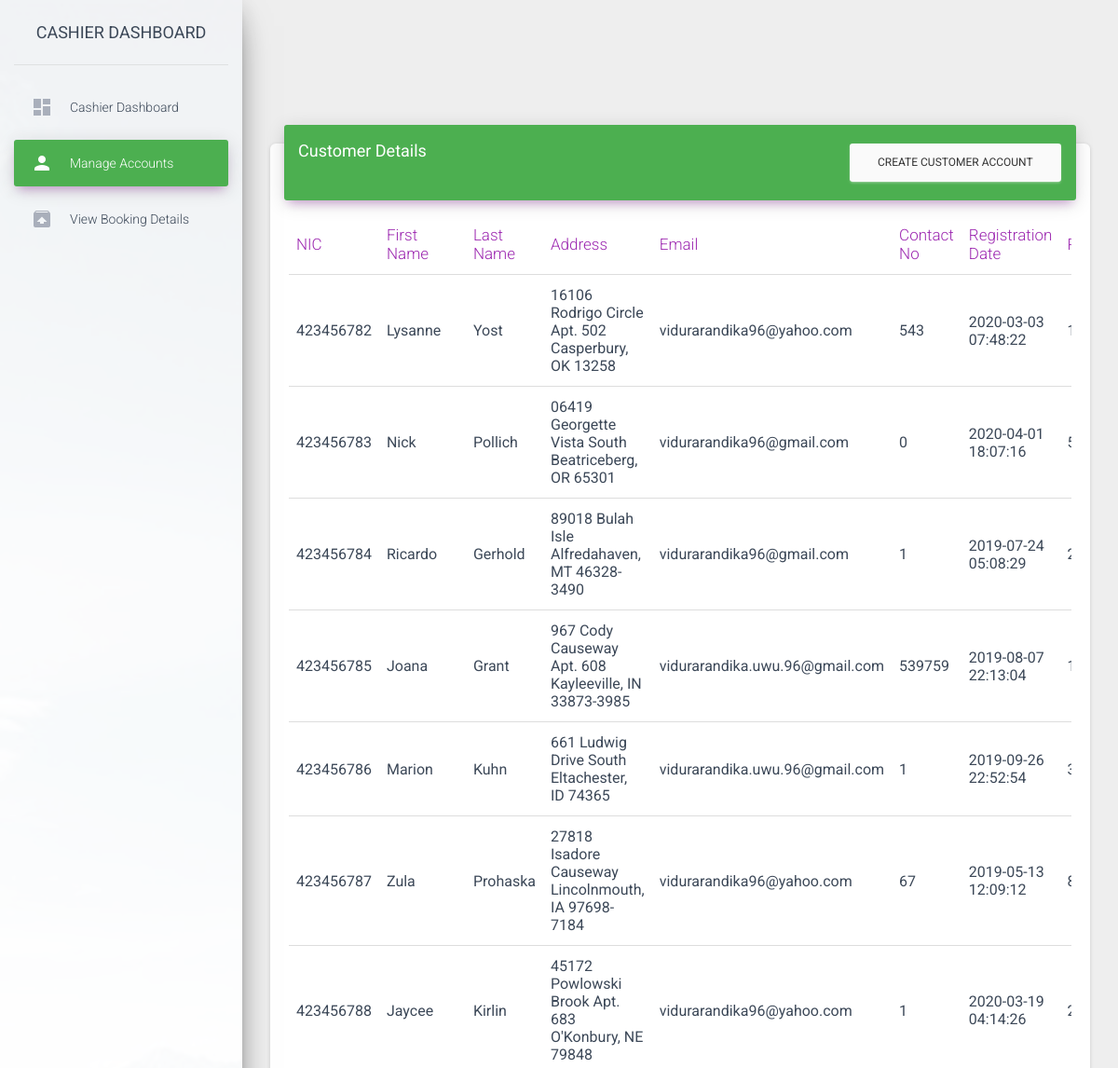
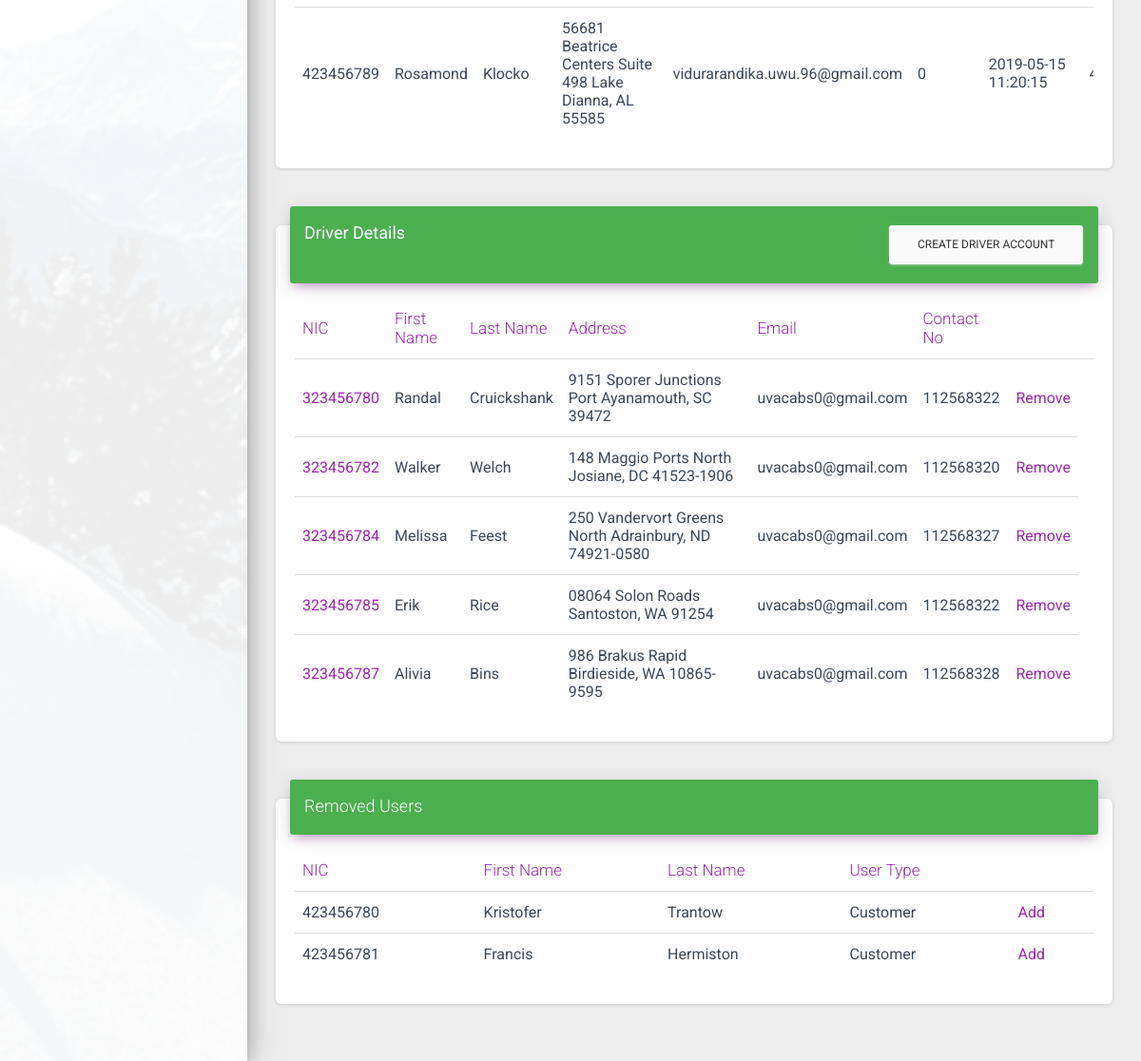
Page /cashier/pages/view.php on the committed database (2 pictures, top to bottom).
### tables this page shows
CREATE TABLE `customer` (
  `customerNic` varchar(20) NOT NULL,
  `customerFname` varchar(255) NOT NULL,
  `customerLname` varchar(255) NOT NULL,
  `customerAddress` varchar(255) NOT NULL,
  `customerEmail` varchar(255) NOT NULL,
  `customerContactNo` int(15) NOT NULL,
  `customerRegDate` varchar(255) NOT NULL,
  `points` int(10) NOT NULL
);

CREATE TABLE `driver` (
  `driverNic` varchar(20) NOT NULL,
  `driverFname` varchar(255) NOT NULL,
  `driverLname` varchar(255) NOT NULL,
  `driverAddress` varchar(255) NOT NULL,
  `driverEmail` varchar(255) NOT NULL
);

CREATE TABLE `drivercontactno` (
  `driverNic` varchar(20) NOT NULL,
  `driverContactNo` int(15) NOT NULL
);

### cashier/pages/view.php (the view, shortened to what this page needs)
-<?php include('../../php/dbconfig.php');
$sql1 = "SELECT * FROM customer INNER JOIN login ON customer.customerNic = login.nic WHERE login.user_type != 'removed'";
$sql2 = "SELECT * FROM driver INNER JOIN login ON driver.driverNic = login.nic WHERE login.user_type != 'removed'";
?>
<!DOCTYPE html>
<html lang="en">
<head>
  <link rel="stylesheet" href="https://maxcdn.bootstrapcdn.com/font-awesome/latest/css/font-awesome.min.css">
  <link href="../assets/css/material-dashboard.css?v=2.1.2" rel="stylesheet" />
  <link href="../assets/demo/demo.css" rel="stylesheet" />
</head>
<body>
  <div class="wrapper ">
    <div class="sidebar" data-color="purple" data-background-color="white" data-image="../assets/img/sidebar-1.jpg">
    <div class="logo"><a href="#" class="simple-text logo-normal">
      Cashier Dashboard
    </a></div>
  <div class="sidebar-wrapper">
    <ul class="nav">
      <li class="nav-item ">
        <a class="nav-link" href="./Cashier.php">
          <i class="material-icons">dashboard</i>
          <p>Cashier Dashboard</p>
        </a>
      </li>
      <li class="nav-item active">
            <a class="nav-link" href="view.php">
             <i class="material-icons">person</i>
            <p>Manage Accounts</p>
            </a>
      </li>
      <li class="nav-item ">
        <a class="nav-link" href="./viewbooking.php">
          <i class="material-icons">unarchive</i>
          <p>View Booking Details</p>
        </a>
      </li>
    </ul>
  </div>
</div>
    <div class="main-panel">
      <div class="content">
        <div class="container-fluid">
          <div class="row">
            <div class="col-md-12">
              <div class="card">
                <div class="card-header card-header-primary">
                  <h4 class="card-title "><b>Customer Details</b>
                  <button type="button" class="float-right btn btn-secondary"  onclick="window.location.href = 'createcus.php';">Create Customer Account</button>
                  </h4>
                </div>
                <div class="card-body">
                  <div class="table-responsive">
                    <table class="table">
                      <thead class=" text-primary">
                        <th>NIC</th>
                        <th>First Name</th>
                        <th>Last Name</th>
                        <th>Address</th>
                        <th>Email</th>
                        <th>Contact No</th>
                        <th>Registration Date</th>
                        <th>Points</th>
                      </thead>
                      <?php if ($result1 = mysqli_query($db, $sql1)) : ?>
                      <tbody>
                      <?php while ($row = mysqli_fetch_array($result1)) : ?>
                            <?php echo "<td>" . $row['customerNic'] . "</td>"; ?>
                            <?php echo "<td>" . $row['customerFname'] . "</td>"; ?>
                            <?php echo "<td>" . $row['customerLname'] . "</td>"; ?>
                            <?php echo "<td>" . $row['customerAddress'] . "</td>"; ?>
                            <?php echo "<td>" . $row['customerEmail'] . "</td>"; ?>
                            <?php echo "<td>" . $row['customerContactNo'] . "</td>"; ?>
                            <?php echo "<td>" . $row['customerRegDate'] . "</td>"; ?>
                            <?php echo "<td>" . $row['points'] . "</td>"; ?>
                          <?php endwhile ?>
                      </tbody>
                      <?php endif ?>
                    </table>
                  </div>
                </div>
              </div>
            </div>
            <div class="col-md-12">
              <div class="card">
                <div class="card-header card-header-primary">
                  <h4 class="card-title "><b>Driver Details</b>
                  <button type="button" class="float-right btn btn-secondary"  onclick="window.location.href = 'createdriv.php';">Create Driver Account</button>
                  </h4>
                </div>
                <div class="card-body">
                  <div class="table-responsive">
                    <table class="table">
                      <thead class=" text-primary">
                        <th>NIC</th>
                        <th>First Name</th>
                        <th>Last Name</th>
                        <th>Address</th>
                        <th>Email</th>
                        <th>Contact No<th>
                        <th></th>
                      </thead>
                      <tbody>
                      <?php if ($result2 = mysqli_query($db, $sql2)) : ?>
                      <?php while ($row = mysqli_fetch_array($result2)) : ?>
                        <?php $id = $row['driverNic']?>
                        <?php $sq3 ="SELECT * FROM drivercontactno WHERE driverNic = '$id'";
                        $res = mysqli_fetch_array(mysqli_query($db,$sq3));
                        ?>
                            <?php echo "<td><a href=selectdrive.php?sd=$id>" . $row['driverNic'] . "</a></td>"; ?>
                            <?php echo "<td>" . $row['driverFname'] . "</td>"; ?>
                            <?php echo "<td>" . $row['driverLname'] . "</td>"; ?>
                            <?php echo "<td>" . $row['driverAddress'] . "</td>"; ?>
                            <?php echo "<td>" . $row['driverEmail'] . "</td>"; ?>
                            <?php echo "<td>" . $res['driverContactNo'] . "</td>"; ?>
                            <?php echo "<td><a href=php/remove.php?rc=$id>Remove</a></td>" ?>
                          <?php endwhile ?>
                      </tbody>
                      <?php endif ?>
                    </table>
                  </div>
                </div>
              </div>
            </div>
            <div class="col-md-12">
              <div class="card">
                <div class="card-header card-header-primary">
                  <h4 class="card-title ">Removed Users</h4>
                </div>
                <div class="card-body">
                  <div class="table-responsive">
                    <table class="table">
                      <thead class=" text-primary">
                        <th>NIC</th>
                        <th>First Name</th>
                        <th>Last Name</th>
                        <th>User Type</th>
                        <th></th>
                      </thead>
                      <?php
                      $ru = "SELECT nic FROM login WHERE user_type='removed'";
                      if ($result2 = mysqli_query($db, $ru)) : ?>
                        <tbody>
                          <?php while ($row = mysqli_fetch_array($result2)) : ?>
                            <?php $id = $row['nic'];
                              $ru1 = "SELECT * FROM customer WHERE customerNic =  '$id' ";
                              $re1= mysqli_query($db, $ru1);
                              if(mysqli_num_rows($re1)==1){
                                $r = mysqli_fetch_assoc($re1);
                                echo "<td>" . $r['customerNic'] . "</td>";
                                echo "<td>" . $r['customerFname'] . "</td>";
                                echo "<td>" . $r['customerLname'] . "</td>";
                                echo "<td>Customer</td>";
                                echo "<td><a href=php/add.php?au=$id>Add</a></td>";
                              }
                            ?>
                          <?php endwhile ?>
                        </tbody>
                      <?php endif ?>
                    </table>
                  </div>
                </div>
              </div>
            </div>
          </div>
        </div>
      </div>
    </div>
  </div>
</body>
</html>

### rows in the picture
customer: customerNic "423456782", customerFname "Lysanne", customerLname "Yost", customerAddress "16106 Rodrigo Circle Apt. 502 Casperbury, OK 13258", customerEmail "vidurarandika96@yahoo.com", customerContactNo "543", customerRegDate "2020-03-03 07:48:22"
customer: customerNic "423456783", customerFname "Nick", customerLname "Pollich", customerAddress "06419 Georgette Vista South Beatriceberg, OR 65301", customerEmail "vidurarandika96@gmail.com", customerContactNo "0", customerRegDate "2020-04-01 18:07:16"
customer: customerNic "423456784", customerFname "Ricardo", customerLname "Gerhold", customerAddress "89018 Bulah Isle Alfredahaven, MT 46328-3490", customerEmail "vidurarandika96@gmail.com", customerContactNo "1", customerRegDate "2019-07-24 05:08:29"
customer: customerNic "423456785", customerFname "Joana", customerLname "Grant", customerAddress "967 Cody Causeway Apt. 608 Kayleeville, IN 33873-3985", customerEmail "vidurarandika.uwu.96@gmail.com", customerContactNo "539759", customerRegDate "2019-08-07 22:13:04"
customer: customerNic "423456786", customerFname "Marion", customerLname "Kuhn", customerAddress "661 Ludwig Drive South Eltachester, ID 74365", customerEmail "vidurarandika.uwu.96@gmail.com", customerContactNo "1", customerRegDate "2019-09-26 22:52:54"
customer: customerNic "423456787", customerFname "Zula", customerLname "Prohaska", customerAddress "27818 Isadore Causeway Lincolnmouth, IA 97698-7184", customerEmail "vidurarandika96@yahoo.com", customerContactNo "67", customerRegDate "2019-05-13 12:09:12"
customer: customerNic "423456788", customerFname "Jaycee", customerLname "Kirlin", customerAddress "45172 Powlowski Brook Apt. 683 O'Konbury, NE 79848", customerEmail "vidurarandika96@yahoo.com", customerContactNo "1", customerRegDate "2020-03-19 04:14:26"
customer: customerNic "423456789", customerFname "Rosamond", customerLname "Klocko", customerAddress "56681 Beatrice Centers Suite 498 Lake Dianna, AL 55585", customerEmail "vidurarandika.uwu.96@gmail.com", customerContactNo "0", customerRegDate "2019-05-15 11:20:15"
driver: driverNic "323456780", driverFname "Randal", driverLname "Cruickshank", driverAddress "9151 Sporer Junctions Port Ayanamouth, SC 39472", driverEmail "uvacabs0@gmail.com", drivercontactno.driverContactNo "112568322"
driver: driverNic "323456782", driverFname "Walker", driverLname "Welch", driverAddress "148 Maggio Ports North Josiane, DC 41523-1906", driverEmail "uvacabs0@gmail.com", drivercontactno.driverContactNo "112568320"
driver: driverNic "323456784", driverFname "Melissa", driverLname "Feest", driverAddress "250 Vandervort Greens North Adrainbury, ND 74921-0580", driverEmail "uvacabs0@gmail.com", drivercontactno.driverContactNo "112568327"
driver: driverNic "323456785", driverFname "Erik", driverLname "Rice", driverAddress "08064 Solon Roads Santoston, WA 91254", driverEmail "uvacabs0@gmail.com", drivercontactno.driverContactNo "112568322"
driver: driverNic "323456787", driverFname "Alivia", driverLname "Bins", driverAddress "986 Brakus Rapid Birdieside, WA 10865-9595", driverEmail "uvacabs0@gmail.com", drivercontactno.driverContactNo "112568328"

### other values in the picture
$r['customerNic'] "423456780"
$r['customerFname'] "Kristofer"
$r['customerLname'] "Trantow"
$r['customerNic'] "423456781"
$r['customerFname'] "Francis"
$r['customerLname'] "Hermiston"
